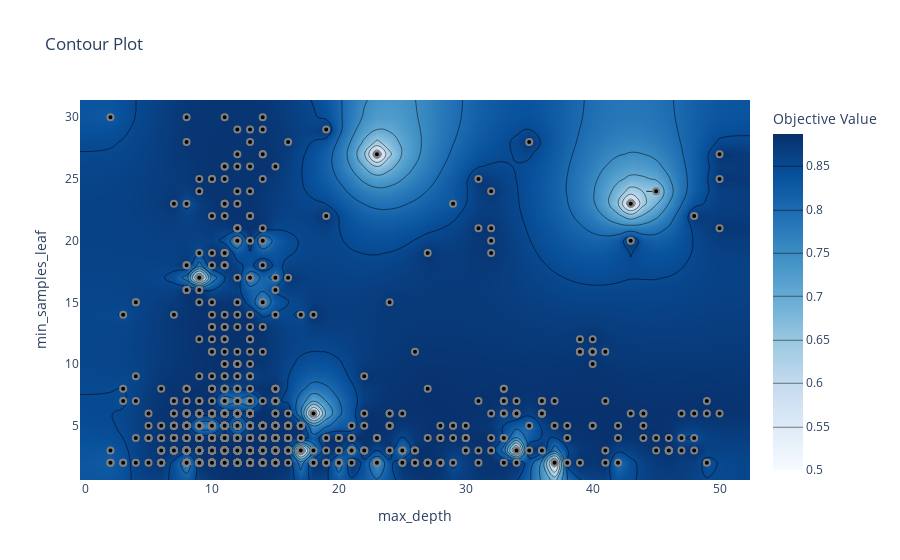

This figure's notebook cell:
### Code cell
# Plotting a Contour Plot
contour_plot = vis.plot_contour(study, params=["max_depth", "min_samples_leaf"])
contour_plot.show()

### Figure 1 — Plotly figure (JSON) as saved in the notebook; plotly's stock layout.template omitted (floating-point values rounded to 4 significant figures; data arrays with more than 128 entries replaced by an {"elided": "..."} marker saying what was removed)
{"data": [{"colorbar": {"title": {"text": "Objective Value"}}, "colorscale": [[0, "rgb(247,251,255)"], [0.125, "rgb(222,235,247)"], [0.25, "rgb(198,219,239)"], [0.375, "rgb(158,202,225)"], [0.5, "rgb(107,174,214)"], [0.625, "rgb(66,146,198)"], [0.75, "rgb(33,113,181)"], [0.875, "rgb(8,81,156)"], [1, "rgb(8,48,107)"]], "connectgaps": true, "contours": {"coloring": "heatmap"}, "hoverinfo": "none", "line": {"smoothing": 1.3}, "reversescale": false, "type": "contour", "x": [-0.4, 2, 3, 4, 5, 6, 7, 8, 9, 10, 11, 12, 13, 14, 15, 16, 17, 18, 19, 20, 21, 22, 23, 24, 25, 26, 27, 28, 29, 30, 31, 32, 33, 34, 35, 36, 37, 38, 39, 40, 41, 42, 43, 44, 45, 46, 47, 48, 49, 50, 52.4], "y": [0.6, 2, 3, 4, 5, 6, 7, 8, 9, 10, 11, 12, 13, 14, 15, 16, 17, 18, 19, 20, 21, 22, 23, 24, 25, 26, 27, 28, 29, 30, 31.4], "z": {"elided": "31x51 float values"}}, {"marker": {"color": "black", "line": {"color": "Grey", "width": 2}}, "mode": "markers", "showlegend": false, "type": "scatter", "x": {"elided": "2055 int values"}, "y": {"elided": "2055 int values"}}], "layout": {"title": {"text": "Contour Plot"}, "xaxis": {"range": [-0.4, 52.4], "title": {"text": "max_depth"}}, "yaxis": {"range": [0.6, 31.4], "title": {"text": "min_samples_leaf"}}}}
